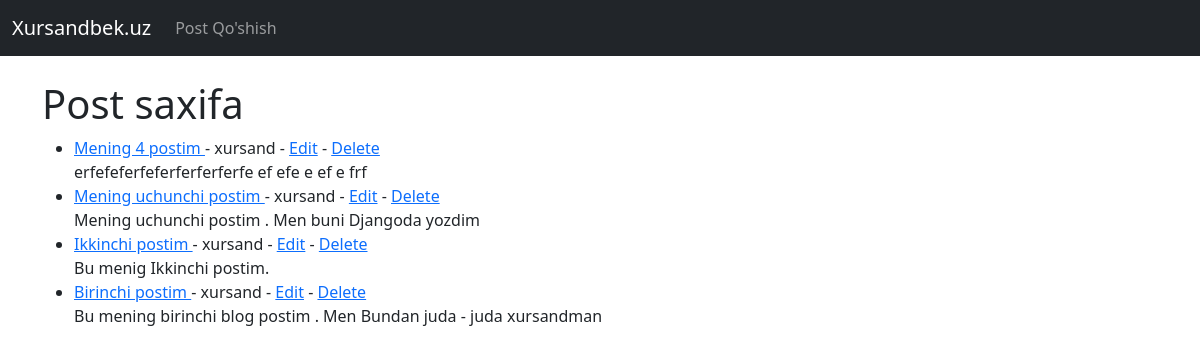
The page / on the database its author committed.
### theblog/models.py (models this page shows, shortened)
class Post(models.Model):
	title = models.CharField(max_length=50)
	title_tag = models.CharField(max_length=50)
	author = models.ForeignKey(User, on_delete=models.CASCADE)
	body = models.TextField()

### theblog/views.py (the view)
# urls.py: path('', HomeView.as_view(), name='home'),
class HomeView(ListView):
	model = Post
	template_name = 'home.html'
	ordering = ['-id']

### theblog/templates/home.html (shortened to what this page needs)
{% extends 'base.html' %}
{% block content %}
<!DOCTYPE html>
<html>
<head>
</head>
<body>
	<h1>Post saxifa</h1>
	<ul>
		{% for post in object_list %}
		<li>
			<a href="{% url 'article-detail' post.pk %}"> {{ post.title }} </a>   - {{ post.author }} - <a href="{% url 'update_post' post.pk %}">Edit</a> -
			<a href="{% url 'delete_post' post.pk %}">Delete</a>
			<br>
			{{ post.body }}
		</li>
		{% endfor %}
	</ul>
</body>
</html>
{% endblock %}

### theblog/templates/base.html (shortened to what this page needs)
<!doctype html>
<html lang="en">
  <head>
    <link href="https://cdn.jsdelivr.net/npm/bootstrap@5.0.0-beta3/dist/css/bootstrap.min.css" rel="stylesheet">
  </head>
  <body>
    <nav class="navbar navbar-expand-lg navbar-dark bg-dark">
  <div class="container-fluid">
    <a class="navbar-brand" href="{% url 'home' %}">Xursandbek.uz</a>
    <div class="collapse navbar-collapse" id="navbarSupportedContent">
      <ul class="navbar-nav me-auto mb-2 mb-lg-0">
        <li class="nav-item">
          <a class="nav-link" href=" {% url 'add_post' %} ">Post Qo'shish</a>
        </li>
      </ul>
    </div>
  </div>
</nav>
    <br>
    <div class="container">
        {% block content %}
        {% endblock %}
    </div>
  </body>
</html>

### rows shown on the page
Post: title "Mening 4 postim", author "xursand", body "erfefeferfeferferferferfe ef efe e ef e frf"
Post: title "Mening uchunchi postim", author "xursand", body "Mening uchunchi postim . Men buni Djangoda yozdim"
Post: title "Ikkinchi postim", author "xursand", body "Bu menig Ikkinchi postim."
Post: title "Birinchi postim", author "xursand", body "Bu mening birinchi blog postim . Men Bundan juda - juda xursandman"
